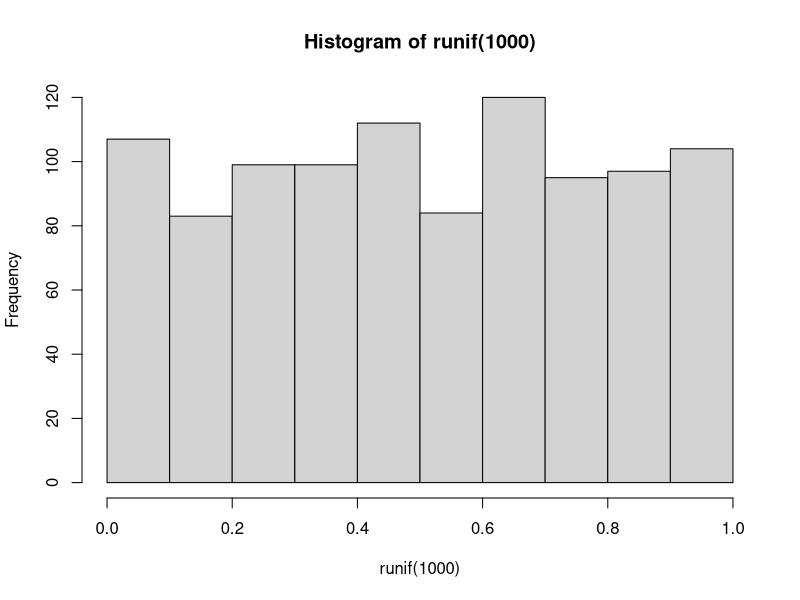
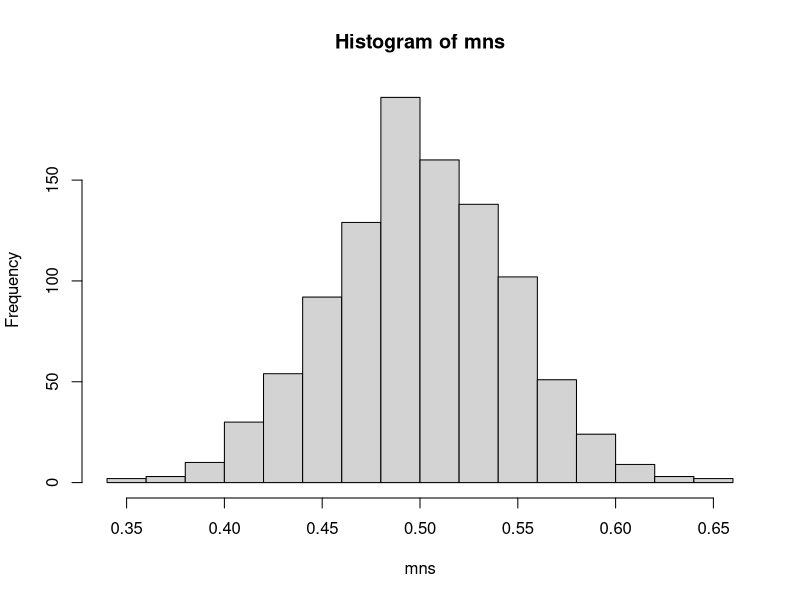

The R script that drew these images, in order:
# Project Example from Instructions
hist(runif(1000))
mns = NULL
for (i in 1:1000) mns = c(mns, mean(runif(40)))
hist(mns)